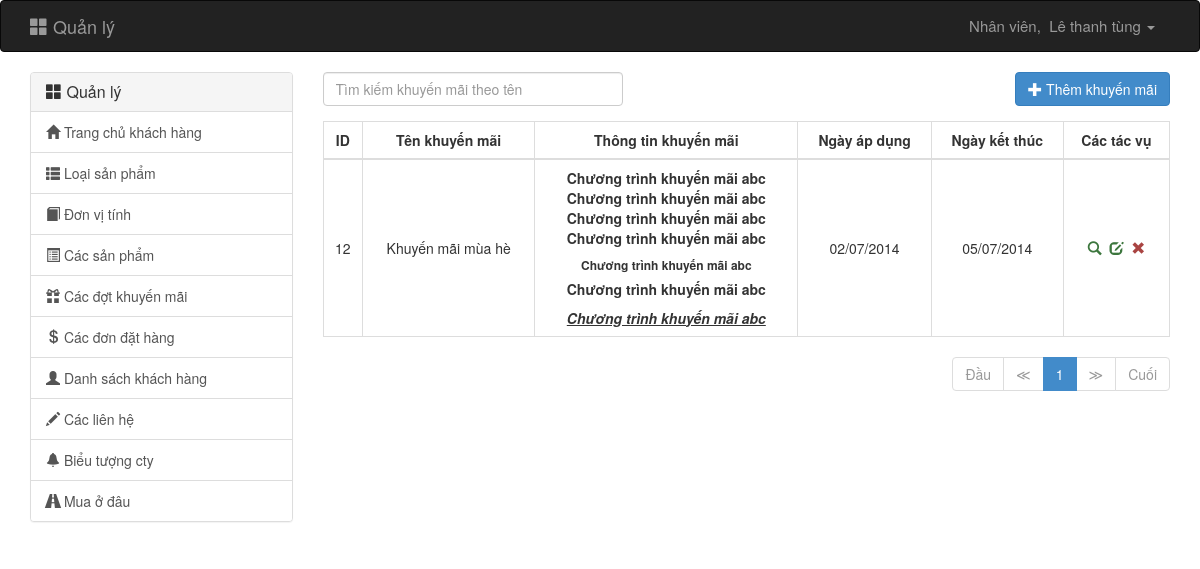
Page /admin.php?controller=promotion (signed in) on the committed database.
### tables this page shows
CREATE TABLE IF NOT EXISTS `promotions` (
  `ID` int(11) NOT NULL AUTO_INCREMENT,
  `NAME_PROMOTION` varchar(256) NOT NULL,
  `CONTENT_PROMOTION` text NOT NULL,
  `TIME_START` date NOT NULL,
  `TIME_END` date NOT NULL,
  PRIMARY KEY (`ID`)
);

### backend/controllers/promotion/index.php (called while the page is built, shortened)
<?php
require_once('backend/models/promotion.php');
if (isset($_GET['page']))
    $page = intval($_GET['page']);
else
    $page = 1;
$page = ($page > 0) ? $page : 1;
$limit = 10;
$offset = ($page - 1) * $limit;
$options = array(
    'limit' => $limit,
    'offset' => $offset
);
$url = 'admin.php?controller=promotion';
$total_rows = get_promotions_total($options);
$total = ceil($total_rows / $limit);
$pagination = pagination($url, $page, $total);
$options["order by"] = "promotions.TIME_START ASC,
                        promotions.TIME_END ASC,
                        promotions.ID ASC";
$promotions = promotions($options);
require('backend/views/promotion/index.php');

### backend/models/promotion.php (called while the page is built, shortened)
<?php
function promotions($options = array()) {
    $where = (isset($options['where']) ? "WHERE " . $options['where'] : " ");
    $limit = isset($options['offset']) && isset($options['limit']) ? 'LIMIT ' . $options['offset'] . ',' . $options['limit'] : '';
    $sql = "SELECT
            promotions.ID,
            promotions.NAME_PROMOTION,
            promotions.CONTENT_PROMOTION,
            DATE_FORMAT(promotions.TIME_START,'%d/%m/%Y') as TIME_START,
            DATE_FORMAT(promotions.TIME_END,'%d/%m/%Y') as TIME_END
            FROM
            promotions
                " . $where . $limit;
    $query = mysql_query($sql) or die(mysql_error());
    $data = array();
    if (mysql_num_rows($query) > 0) {
        while ($row = mysql_fetch_assoc($query)) {
            $data[] = $row;
        }
    }
    return $data;
}
function get_promotions_total($options = array()) {
    $where = (isset($options['where']) ? "WHERE " . $options['where'] : " ");
    $sql = "SELECT count(*) as total
                FROM
                promotions
                " . $where;
    $query = mysql_query($sql) or die(mysql_error());
    $row = mysql_fetch_assoc($query);
    return $row['total'];
}

### backend/views/promotion/table.php (the view, shortened to what this page needs)
<form id="promotion_form" method="post" action="admin.php?controller=promotion" role="form">
    <div class="col-xs-12">
        <div class="form-group">
            <div class="btn-group">
                <input id="search" name="search" type="text" class="form-control" placeholder="<?= PROMOTION_TABLE_SEARCH ?>" style="width: 300px"  value="<?= (isset($_GET['search'])) ? $_GET['search'] : "" ?>"/>
            </div>
            <a href="admin.php?controller=promotion&amp;action=edit" class="btn btn-primary pull-right"><i class="glyphicon glyphicon-plus"></i>&nbsp;<?= PROMOTION_TABLE_BUTTON_ADD ?></a>
        </div>
        <table class="table table-bordered table-hover">
            <thead>
                <tr>
                    <th><?= PROMOTION_TABLE_ID ?></th>
                    <th><?= PROMOTION_TABLE_NAME ?></th>
                    <th><?= PROMOTION_TABLE_CONTENT ?></th>
                    <th><?= PROMOTION_TABLE_TIME_START ?></th>
                    <th><?= PROMOTION_TABLE_TIME_END ?></th>
                    <th><?= PROMOTION_TABLE_TASK ?></th>
                </tr>
            </thead>
            <tbody>
                <?php foreach ($promotions as $promotion): ?>
                    <tr>
                        <td><?= $promotion['ID']; ?></td>
                        <td>
                            <?= $promotion['NAME_PROMOTION']; ?>
                        </td>
                        <td>
                            <?= $promotion['CONTENT_PROMOTION']; ?>
                        </td>
                        <td>
                            <?= $promotion['TIME_START']; ?>
                        </td>
                        <td>
                            <?= $promotion['TIME_END']; ?>
                        </td>
                        <td>
                            <a href="admin.php?controller=promotion&amp;action=view&pid=<?= $promotion['ID'] ?>" class="text-success"><i class="glyphicon glyphicon-search" title="view promotion"></i></a>&nbsp;
                            <a href="admin.php?controller=promotion&amp;action=edit&pid=<?= $promotion['ID'] ?>" class="text-success"><i class="glyphicon glyphicon-edit" title="edit promotion"></i></a>&nbsp;
                            <a href="#" onclick="if (confirm('<?= PROMOTION_TABLE_CONFIRM_DELETE ?>')) {
                                        location.href = 'admin.php?controller=promotion&amp;action=delete&amp;pid=<?= $promotion['ID']; ?>';
                                    }" class="text-danger" title="delete promotion"><i class="glyphicon glyphicon-remove"></i></a>
                        </td>
                    </tr>
                <?php endforeach; ?>
            </tbody>
        </table>
        <div class="text-right">
            <?= $pagination; ?>
        </div>
    </div>
</form>

### backend/views/promotion/table.php (style rules this page uses)
.table th, .table td { text-align: center; width: auto; vertical-align: middle!important; }

### rows in the picture
promotions: ID "12", NAME_PROMOTION "Khuyến mãi mùa hè", CONTENT_PROMOTION "Chương trình khuyến mãi abc Chương trình khuyến mãi abc Chương trình khuyến mãi abc Chương trình khuyến mãi abc Chương trình khuyến mãi abc Chương trình khuyến mãi abc Chương trình khuyến mãi abc", TIME_START "02/07/2014", TIME_END "05/07/2014"

### other values in the picture
NAVBAR_HOME_TITLE_ "Quản lý"
NAVBAR_STAFF "Nhân viên"
$_SESSION['login'][3] "Lê thanh tùng"
SIDEBAR_MAIN_MENU "Quản lý"
SIDEBAR_MAIN_PAGE_MENU "Trang chủ khách hàng"
SIDEBAR_CATEGORIES_MENU "Loại sản phẩm"
SIDEBAR_UNITS_MENU "Đơn vị tính"
SIDEBAR_PRODUCTS_MENU "Các sản phẩm"
SIDEBAR_PROMOTIONS_MENU "Các đợt khuyến mãi"
SIDEBAR_ORDERS_MENU "Các đơn đặt hàng"
SIDEBAR_CUMSTOMERS_MENU "Danh sách khách hàng"
SIDEBAR_CONTACTS_MENU "Các liên hệ"
SIDEBAR_LOGO_MENU "Biểu tượng cty"
SIDEBAR_BRANCHES_MENU "Mua ở đâu"
PROMOTION_TABLE_BUTTON_ADD "Thêm khuyến mãi"
